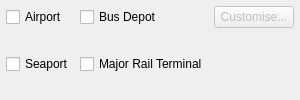
                   <widget class="QWidget" name="othertrans_info_wdg" native="true">
                    <property name="sizePolicy">
                     <sizepolicy hsizetype="Preferred" vsizetype="Preferred">
                      <horstretch>0</horstretch>
                      <verstretch>0</verstretch>
                     </sizepolicy>
                    </property>
                    <property name="minimumSize">
                     <size>
                      <width>0</width>
                      <height>0</height>
                     </size>
                    </property>
                    <property name="maximumSize">
                     <size>
                      <width>16777215</width>
                      <height>16777215</height>
                     </size>
                    </property>
                    <layout class="QGridLayout" name="gridLayout_22">
                     <property name="leftMargin">
                      <number>6</number>
                     </property>
                     <property name="topMargin">
                      <number>6</number>
                     </property>
                     <property name="rightMargin">
                      <number>6</number>
                     </property>
                     <property name="bottomMargin">
                      <number>6</number>
                     </property>
                     <item row="1" column="0">
                      <widget class="QCheckBox" name="trans_airport">
                       <property name="text">
                        <string>Airport</string>
                       </property>
                      </widget>
                     </item>
                     <item row="1" column="1">
                      <widget class="QCheckBox" name="trans_busdepot">
                       <property name="text">
                        <string>Bus Depot</string>
                       </property>
                      </widget>
                     </item>
                     <item row="2" column="1">
                      <widget class="QCheckBox" name="trans_railterminal">
                       <property name="text">
                        <string>Major Rail Terminal</string>
                       </property>
                      </widget>
                     </item>
                     <item row="2" column="0">
                      <widget class="QCheckBox" name="trans_seaport">
                       <property name="text">
                        <string>Seaport</string>
                       </property>
                      </widget>
                     </item>
                     <item row="1" column="2">
                      <widget class="QPushButton" name="trans_customise">
                       <property name="enabled">
                        <bool>false</bool>
                       </property>
                       <property name="maximumSize">
                        <size>
                         <width>100</width>
                         <height>16777215</height>
                        </size>
                       </property>
                       <property name="text">
                        <string>Customise...</string>
                       </property>
                      </widget>
                     </item>
                     <item row="2" column="2">
                      <spacer name="verticalSpacer_14">
                       <property name="orientation">
                        <enum>Qt::Vertical</enum>
                       </property>
                       <property name="sizeHint" stdset="0">
                        <size>
                         <width>20</width>
                         <height>23</height>
                        </size>
                       </property>
                      </spacer>
                     </item>
                    </layout>
                   </widget>
